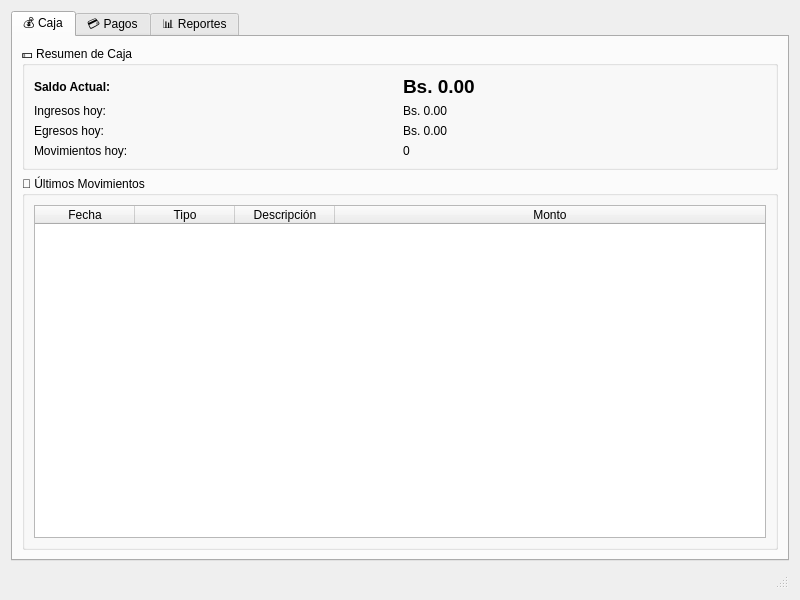
<?xml version="1.0" encoding="UTF-8"?>
<ui version="4.0">
 <class>FinancieroTab</class>
 <widget class="QWidget" name="FinancieroTab">
  <property name="geometry">
   <rect>
    <x>0</x>
    <y>0</y>
    <width>800</width>
    <height>600</height>
   </rect>
  </property>
  <property name="windowTitle">
   <string>Financiero</string>
  </property>
  <layout class="QVBoxLayout" name="verticalLayout">
   <item>
    <widget class="QTabWidget" name="tabWidget">
     <property name="currentIndex">
      <number>0</number>
     </property>
     <widget class="QWidget" name="tabCaja">
      <attribute name="title">
       <string>💰 Caja</string>
      </attribute>
      <layout class="QVBoxLayout" name="verticalLayout_2">
       <item>
        <widget class="QGroupBox" name="groupBoxResumen">
         <property name="title">
          <string>💵 Resumen de Caja</string>
         </property>
         <layout class="QGridLayout" name="gridLayout">
          <item row="0" column="0">
           <widget class="QLabel" name="labelSaldo">
            <property name="text">
             <string>Saldo Actual:</string>
            </property>
            <property name="font">
             <font>
              <weight>75</weight>
              <bold>true</bold>
             </font>
            </property>
           </widget>
          </item>
          <item row="0" column="1">
           <widget class="QLabel" name="lblSaldo">
            <property name="text">
             <string>Bs. 0.00</string>
            </property>
            <property name="font">
             <font>
              <pointsize>14</pointsize>
              <weight>75</weight>
              <bold>true</bold>
             </font>
            </property>
           </widget>
          </item>
          <item row="1" column="0">
           <widget class="QLabel" name="labelIngresosHoy">
            <property name="text">
             <string>Ingresos hoy:</string>
            </property>
           </widget>
          </item>
          <item row="1" column="1">
           <widget class="QLabel" name="lblIngresosHoy">
            <property name="text">
             <string>Bs. 0.00</string>
            </property>
           </widget>
          </item>
          <item row="2" column="0">
           <widget class="QLabel" name="labelEgresosHoy">
            <property name="text">
             <string>Egresos hoy:</string>
            </property>
           </widget>
          </item>
          <item row="2" column="1">
           <widget class="QLabel" name="lblEgresosHoy">
            <property name="text">
             <string>Bs. 0.00</string>
            </property>
           </widget>
          </item>
          <item row="3" column="0">
           <widget class="QLabel" name="labelMovimientos">
            <property name="text">
             <string>Movimientos hoy:</string>
            </property>
           </widget>
          </item>
          <item row="3" column="1">
           <widget class="QLabel" name="lblMovimientos">
            <property name="text">
             <string>0</string>
            </property>
           </widget>
          </item>
         </layout>
        </widget>
       </item>
       <item>
        <widget class="QGroupBox" name="groupBoxMovimientos">
         <property name="title">
          <string>📝 Últimos Movimientos</string>
         </property>
         <layout class="QVBoxLayout" name="verticalLayout_3">
          <item>
           <widget class="QTableWidget" name="tablaMovimientos">
            <property name="alternatingRowColors">
             <bool>true</bool>
            </property>
            <attribute name="horizontalHeaderStretchLastSection">
             <bool>true</bool>
            </attribute>
            <column>
             <property name="text">
              <string>Fecha</string>
             </property>
            </column>
            <column>
             <property name="text">
              <string>Tipo</string>
             </property>
            </column>
            <column>
             <property name="text">
              <string>Descripción</string>
             </property>
            </column>
            <column>
             <property name="text">
              <string>Monto</string>
             </property>
            </column>
           </widget>
          </item>
         </layout>
        </widget>
       </item>
      </layout>
     </widget>
     <widget class="QWidget" name="tabPagos">
      <attribute name="title">
       <string>💳 Pagos</string>
      </attribute>
      <layout class="QVBoxLayout" name="verticalLayout_4">
       <item>
        <widget class="QGroupBox" name="groupBoxFiltrosPagos">
         <property name="title">
          <string>🔍 Filtros</string>
         </property>
         <layout class="QHBoxLayout" name="horizontalLayout">
          <item>
           <widget class="QComboBox" name="comboEstadoPago">
            <item>
             <property name="text">
              <string>Todos</string>
             </property>
            </item>
            <item>
             <property name="text">
              <string>REGISTRADO</string>
             </property>
            </item>
            <item>
             <property name="text">
              <string>CONFIRMADO</string>
             </property>
            </item>
            <item>
             <property name="text">
              <string>ANULADO</string>
             </property>
            </item>
           </widget>
          </item>
          <item>
           <widget class="QDateEdit" name="dateDesde"/>
          </item>
          <item>
           <widget class="QLabel" name="label">
            <property name="text">
             <string>a</string>
            </property>
           </widget>
          </item>
          <item>
           <widget class="QDateEdit" name="dateHasta"/>
          </item>
          <item>
           <spacer name="horizontalSpacer">
            <property name="orientation">
             <enum>Qt::Horizontal</enum>
            </property>
            <property name="sizeHint" stdset="0">
             <size>
              <width>40</width>
              <height>20</height>
             </size>
            </property>
           </spacer>
          </item>
         </layout>
        </widget>
       </item>
       <item>
        <widget class="QTableWidget" name="tablaPagos">
         <property name="alternatingRowColors">
          <bool>true</bool>
         </property>
         <attribute name="horizontalHeaderStretchLastSection">
          <bool>true</bool>
         </attribute>
         <column>
          <property name="text">
           <string>Fecha</string>
          </property>
         </column>
         <column>
          <property name="text">
           <string>Estudiante</string>
          </property>
         </column>
         <column>
          <property name="text">
           <string>Concepto</string>
          </property>
         </column>
         <column>
          <property name="text">
           <string>Monto</string>
          </property>
         </column>
         <column>
          <property name="text">
           <string>Estado</string>
          </property>
         </column>
        </widget>
       </item>
      </layout>
     </widget>
     <widget class="QWidget" name="tabReportes">
      <attribute name="title">
       <string>📊 Reportes</string>
      </attribute>
      <layout class="QVBoxLayout" name="verticalLayout_5">
       <item>
        <widget class="QLabel" name="label_2">
         <property name="text">
          <string>&lt;html&gt;&lt;head/&gt;&lt;body&gt;&lt;p align=&quot;center&quot;&gt;&lt;span style=&quot; font-size:16pt;&quot;&gt;🚧 Módulo en desarrollo 🚧&lt;/span&gt;&lt;/p&gt;&lt;/body&gt;&lt;/html&gt;</string>
         </property>
         <property name="alignment">
          <set>Qt::AlignCenter</set>
         </property>
        </widget>
       </item>
      </layout>
     </widget>
    </widget>
   </item>
   <item>
    <widget class="QStatusBar" name="statusBar"/>
   </item>
  </layout>
 </widget>
 <resources/>
 <connections/>
</ui>
